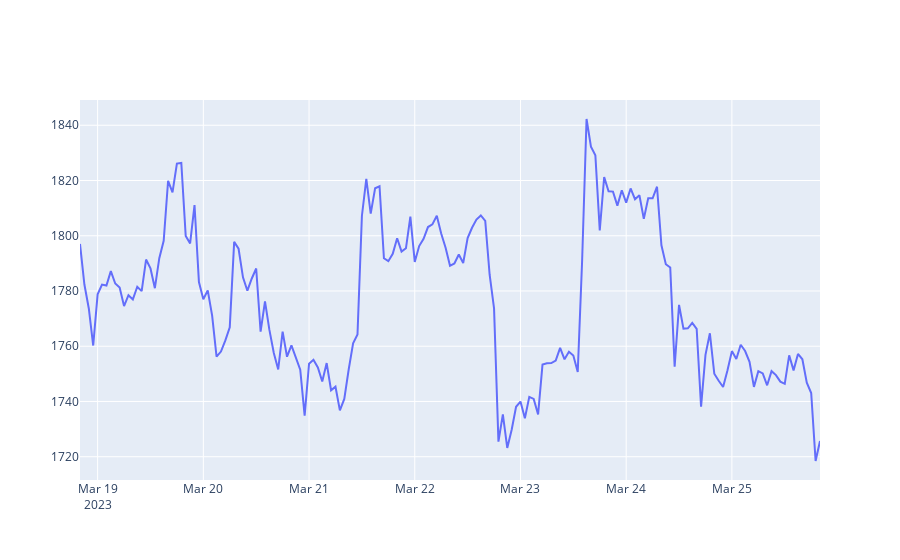
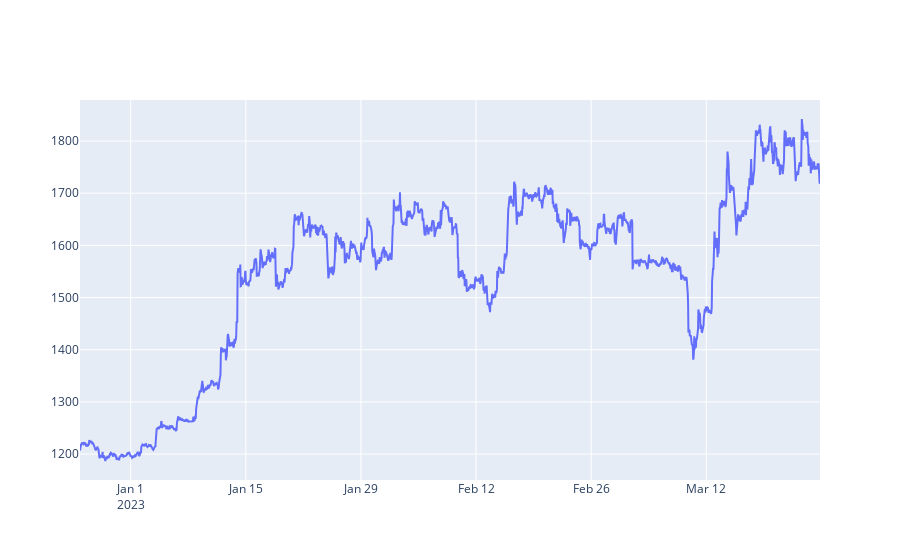

Notebook code for these charts, in order:
### Code cell
from plotly.offline import init_notebook_mode, iplot
init_notebook_mode(connected=True)

def getLine(df_input):
    x = df_input.index
    y = df_input.values
    fig = go.Figure(data=go.Scatter(x = x, y = y))
    fig.show()
    
#------------------------------------------------

#( getLine(getRates('ETH-USD',  '1d',  '1h')) )
( getLine(getRates('ETH-USD',  '1wk',  '1h')) )
( getLine(getRates('ETH-USD',  '3mo',  '1h')) )
#( getLine(getRates('ETH-USD',  '3y',  '1d')) )

### Figure 1 — Plotly figure (JSON) as saved in the notebook; plotly's stock layout.template omitted (floating-point values rounded to 4 significant figures; data arrays with more than 128 entries replaced by an {"elided": "..."} marker saying what was removed)
{"data": [{"x": {"elided": "169 str values"}, "y": {"elided": "169 float values"}, "type": "scatter"}], "layout": {"xaxis": {"type": "date", "range": ["2023-03-18 20:00", "2023-03-25 20:00"], "autorange": true}, "yaxis": {"type": "linear", "range": [1712.0, 1849.0], "autorange": true}, "autosize": true}}

### Figure 2 — Plotly figure (JSON) as saved in the notebook; plotly's stock layout.template omitted (floating-point values rounded to 4 significant figures; data arrays with more than 128 entries replaced by an {"elided": "..."} marker saying what was removed)
{"data": [{"x": {"elided": "2161 str values"}, "y": {"elided": "2161 float values"}, "type": "scatter"}], "layout": {"xaxis": {"type": "date", "range": ["2022-12-25 20:00", "2023-03-25 20:00"], "autorange": true}, "yaxis": {"type": "linear", "range": [1150.0, 1879.0], "autorange": true}, "autosize": true}}
